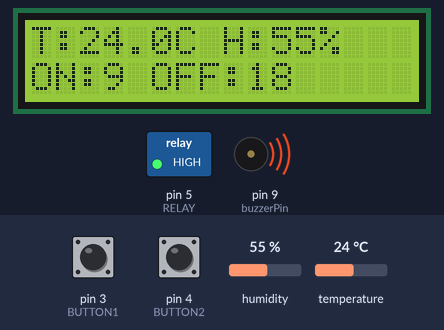
A sketch run on a simulated Arduino Uno, built with avr-gcc and run on an emulated ATmega328P. Parts: 16×2 character LCD, switched loads named in the sketch (green lamp = pin HIGH), buzzer (waves = sounding). The test bench sets the inputs (shaded band); at power-on: pin 3 (BUTTON1) HIGH, temperature 24 °C, humidity 55 %, pin 4 (BUTTON2) HIGH. The local clock reads 2024-03-15 10:24:30 at power-on unless the sketch sets it; what the sketch prints to the serial monitor is not drawn.

Above: at 2.2 s.
2.3 s: pin 3 (BUTTON1) pulled LOW for 3.2 s
At 5.8 s:
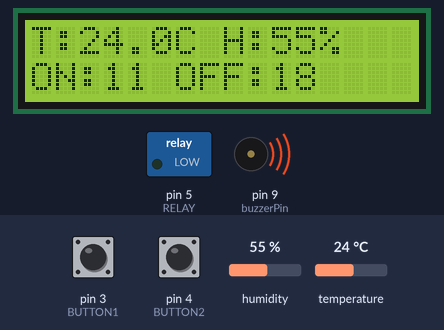
8.0 s: temperature set to 27 °C
At 12.2 s:
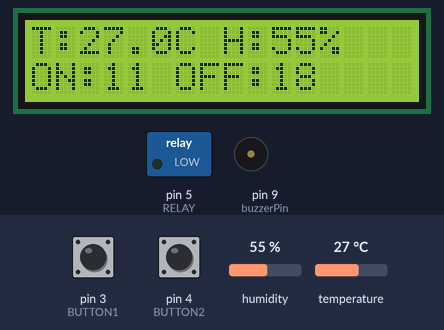
12.5 s: humidity set to 47 %
At 15.3 s:
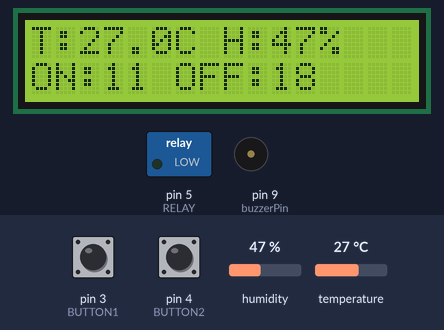
15.9 s: humidity set to 44 %
At 17.2 s:
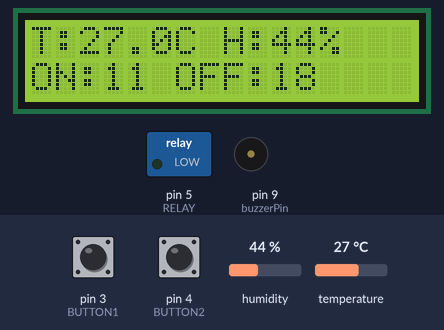
17.9 s: pin 4 (BUTTON2) pulled LOW for 1.4 s
At 20.5 s:
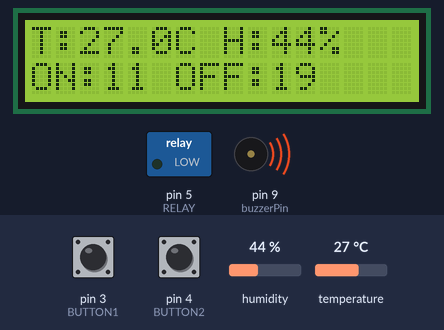
20.8 s: pin 3 (BUTTON1) pulled LOW for 1.4 s
At 23.4 s:
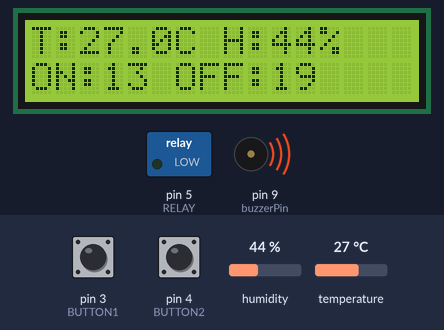
Timing chart, 0 to 24.7 s (numbered marks = the images above; inputs shaded):
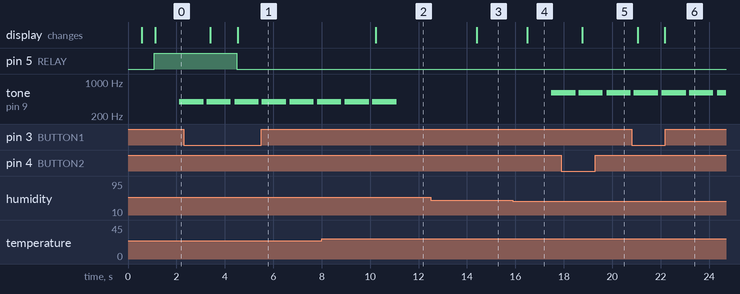

Measured:
- the behaviour switches between 25 and 26 °C on temperature (found by bisection; images 1 and 2)
- after the input at 2.3 s, pin 5 (RELAY): HIGH → LOW after 2.2 s; the display: first changes after 1.1 s (image 1 shows a later state)
- after the input at 8.0 s, tone on pin 9 (buzzerPin): goes on until 11.1 s, then stays silent; the display: changes after 2.2 s (image 2)
- after the input at 12.5 s, the display: changes after 1.9 s (image 3)
- after the input at 15.9 s, tone on pin 9 (buzzerPin): silent → 600 Hz after 1.6 s; the display: changes after 0.59 s (image 4)
- after the input at 17.9 s, the display: changes after 0.87 s (image 5)
- after the input at 20.8 s, the display: first changes after 0.25 s (image 6 shows a later state)
- by itself, tone on pin 9 (buzzerPin): alternates 392 Hz for 1.0 s and silent for 0.13 s

The sketch:

turtle_cage.ino
```cpp
#include <LiquidCrystal.h>
#include <DHT.h>
#include <Wire.h>
#include <LiquidCrystal_I2C.h>
#include <virtuabotixRTC.h>


#define DHTTYPE DHT11 // 습도센서 종류: DHT11
#define DHTPIN 2 // 습도센서 Signal 선 연결
#define BUTTON1 3 //button1 Signal 선 연결
#define BUTTON2 4 //button2 Signal 선 연결
#define RELAY 5   //릴레이 Signal 선 연결
#define buzzerPin 9 //부저 Signal 선 연결


DHT dht(DHTPIN, DHTTYPE);
LiquidCrystal_I2C lcd(0x3F, 16, 2); // LCD주소: 0x27 또는 0x3F , UNO:SCL->A5 SDA->A4
virtuabotixRTC myRTC(6, 7, 8); //시계모듈 핀6,7,8


float hum; // 습도값 저장 변수
float temp; // 온도값 저장 변수
int ONTIME = 9; //점등시간
int OFFTIME = 18; //소등시간

void setup() {
  Serial.begin(9600);
  Serial.print("1");
  pinMode(RELAY, OUTPUT);
  pinMode(buzzerPin, OUTPUT);
  pinMode(BUTTON1, INPUT_PULLUP);
  pinMode(BUTTON2, INPUT_PULLUP);
  dht.begin();
  delay(500);
  Serial.print("1");
  lcd.init();
  Serial.print("1");
  lcd.backlight();
  Serial.print("1");
  lcd.setCursor(2, 0);
  delay(500);
  lcd.clear();
  Serial.print("1");
  //myRTC.setDS1302Time(50, 2, 19, 2, 15, 9, 2020); // 초,분,시, 요일, 일,월,년 순서입니다.

}

void loop() {
  myRTC.updateTime();
  hum = dht.readHumidity();//온도값 읽기
  temp = dht.readTemperature(); //습도값 읽기

  //시간에 따른 UVB램프 릴레이제어
  if (digitalRead(BUTTON1) == LOW)
    ONTIME += 1;
  if (ONTIME >= 24)
  {
    ONTIME = 0;
  }

  if (digitalRead(BUTTON2) == LOW)
    OFFTIME += 1;
  if (OFFTIME >= 24)
  {
    OFFTIME = 0;
  }

  if (myRTC.hours >= ONTIME && myRTC.hours <= OFFTIME)
  {
    digitalWrite(RELAY, HIGH);
  } else {
    digitalWrite(RELAY, LOW);
  }


  //lcd 출력 부분
  lcd.setCursor(0, 0); // LCD Cursor 원점
  lcd.print("T:"); // LCD에 "temp" 표시
  float t = temp; // 온도값을 t에 할당
  lcd.print(t, 1); // 온도값 LCD로 출력
  lcd.print("C "); // 온도 단위 표시
  lcd.print("H:"); //LCD 2번째 줄에 "humidity:" 출력
  int h = hum; //습도값 h에 할당
  lcd.print(h); //습도값 LCD에 출력
  lcd.print("%"); //습도 단위 출력

  lcd.setCursor(0, 1); //LCD 커서 줄바꿈
  lcd.print("ON:");
  lcd.print(ONTIME);
  lcd.print(" OFF:");
  lcd.print(OFFTIME);
  lcd.print("\n");

  delay(1000); // 샘플링 간격 1초

  Serial.print("HUMIDITY: "); // "HUMIDITY:" 출력
  Serial.print(hum, 0); // 습도 값 소수점 이하 자리 없음
  Serial.print(" %, TEMPERATURE: "); //"%"(습도단위) "TEMPERATURE:" 출력
  Serial.print(temp, 1);//온도값은 소수점 이하 1자리까지 표시
  Serial.println("ºC"); //"ºC" 온도 단위 표시
  Serial.print(myRTC.year);
  Serial.print("/");
  Serial.print(myRTC.month);
  Serial.print("/");
  Serial.print(myRTC.dayofmonth);
  Serial.print(" ");
  Serial.print(myRTC.hours);
  Serial.print(" ");
  Serial.print(myRTC.seconds);
  Serial.println(".");
  //부저제어
  if ( (t < 26) || (t > 28) ) { //온도에 따른 부저음 변화
    tone(buzzerPin, 261.6, 1000);
    tone(buzzerPin, 329.7, 2000);
    tone(buzzerPin, 392.4, 1000);
    delay(100);
    noTone(7);
  }

  if ( (h < 46) || (h > 70) ) { //습도에 따른 부저음 변화
    tone(buzzerPin, 400, 1000);
    tone(buzzerPin, 500, 2000);
    tone(buzzerPin, 600, 1000);
    delay(100);
    noTone(7);
  }
}
```
